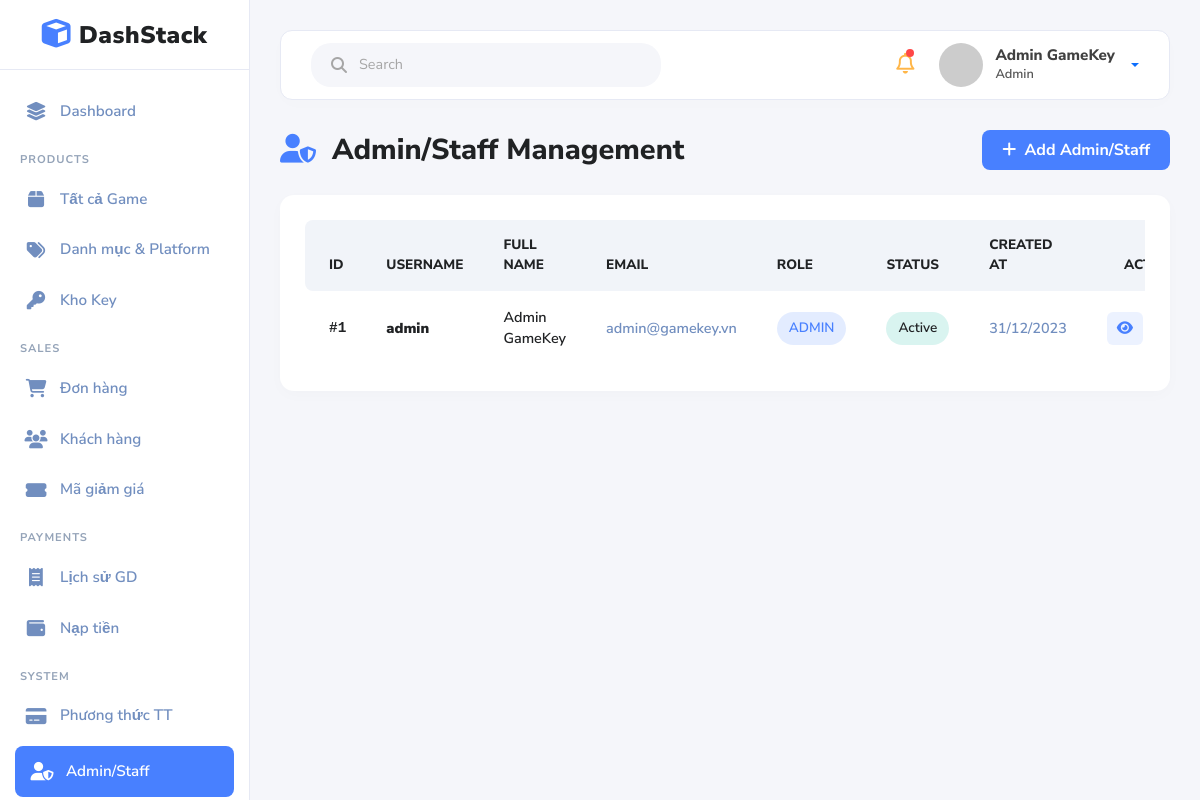
The page /admin/Admins.php (signed in) on the database its author committed.
### tables this page shows
CREATE TABLE `users` (
  `id` int(11) NOT NULL,
  `username` varchar(50) NOT NULL,
  `email` varchar(100) NOT NULL,
  `password` varchar(255) NOT NULL,
  `fullname` varchar(100) DEFAULT NULL,
  `phone` varchar(20) DEFAULT NULL,
  `avatar` varchar(255) DEFAULT NULL,
  `balance` decimal(15,2) DEFAULT 0.00,
  `role` enum('admin','customer') DEFAULT 'customer',
  `status` enum('active','locked') DEFAULT 'active',
  `two_factor_enabled` tinyint(1) DEFAULT 0,
  `created_at` timestamp NOT NULL DEFAULT current_timestamp(),
  `updated_at` timestamp NOT NULL DEFAULT current_timestamp() ON UPDATE current_timestamp(),
  `last_login` datetime DEFAULT NULL
);

### admin/Admins.php (the view, shortened to what this page needs)
<?php
include __DIR__ . '/includes/header.php';
$admins = $conn->query("SELECT * FROM users WHERE role IN ('admin', 'staff') ORDER BY id ASC")->fetchAll();
?>
<div class="page-header mt-2">
    <h2 class="page-title"><i class="fas fa-user-shield me-2 text-primary"></i> Admin/Staff Management</h2>
    <button class="btn btn-primary" data-bs-toggle="modal" data-bs-target="#addModal">
        <i class="fas fa-plus me-1"></i> Add Admin/Staff
    </button>
</div>
<div class="content-card">
    <div class="card-body p-0">
        <div class="table-responsive">
            <table class="table table-hover mb-0">
                <thead>
                    <tr>
                        <th class="ps-4">ID</th>
                        <th>USERNAME</th>
                        <th>FULL NAME</th>
                        <th>EMAIL</th>
                        <th>ROLE</th>
                        <th>STATUS</th>
                        <th>CREATED AT</th>
                        <th class="text-end pe-4">ACTIONS</th>
                    </tr>
                </thead>
                <tbody>
                    <?php if(empty($admins)): ?>
                        <tr>
                            <td colspan="8" class="text-center py-5 text-gray fw-bold">
                                <div class="mb-3"><i class="fas fa-users-slash fa-3x"></i></div>
                                No Admin/Staff accounts found.
                            </td>
                        </tr>
                    <?php else: ?>
                    <?php foreach($admins as $admin):
                    ?>
                    <tr>
                        <td class="ps-4 text-dark fw-bold font-monospace">#<?= $admin['id'] ?></td>
                        <td><strong class="text-dark"><?= $admin['username'] ?></strong></td>
                        <td><?= $admin['fullname'] ?></td>
                        <td class="text-gray"><?= $admin['email'] ?></td>
                        <td>
                            <span class="badge-role d-inline-block <?= $admin['role'] == 'admin' ? 'badge-admin' : 'badge-staff' ?>">
                                <?= $admin['role'] == 'admin' ? 'Admin' : 'Staff' ?>
                            </span>
                        </td>
                        <td>
                            <span class="badge-status d-inline-block <?= $admin['status'] == 'active' ? 'badge-active' : 'badge-locked' ?>">
                                <?= $admin['status'] == 'active' ? 'Active' : 'Locked' ?>
                            </span>
                        </td>
                        <td class="text-gray"><?= date('d/m/Y', strtotime($admin['created_at'])) ?></td>
                        <td class="text-end pe-4">
                            <div class="d-flex justify-content-end gap-2">
                                <button class="btn-action btn-view" data-bs-toggle="modal" data-bs-target="#viewModal<?= $admin['id'] ?>" title="View Details">
                                    <i class="fas fa-eye"></i>
                                </button>
                            </div>
                        </td>
                    </tr>
                    <?php endforeach; ?>
                    <?php endif; ?>
                </tbody>
            </table>
        </div>
    </div>
</div>
<?php include __DIR__ . '/includes/footer.php'; ?>

### admin/includes/header.php (style rules this page uses)
:root { --bg-body: #F5F6FA; --bg-surface: #FFFFFF; --primary: #4880FF; --text-dark: #202224; --text-gray: #718EBF; --border-color: #E6E9F4; --success-bg: #CCF0EB; --success-text: #00B69B; --warning-bg: #FFE2E5; --warning-text: #F93C65; --pending-bg: #E2E5FF; --pending-text: #6226EF; --info-bg: #FFF4DE; --info-text: #FF947A; }
body { font-family: 'Nunito Sans', sans-serif; background-color: var(--bg-body); color: var(--text-dark); margin: 0; padding: 0; overflow-x: hidden; min-height: 100vh; }
.page-title { font-size: 1.8rem; font-weight: 800; color: var(--text-dark); margin-bottom: 25px; }
.card-body { padding: 25px; }
.table { margin-bottom: 0; color: var(--text-dark); }
.table thead th { background: #F1F4F9; color: var(--text-dark); font-weight: 800; border-bottom: none; padding: 15px 20px; font-size: 0.85rem; text-transform: uppercase; }
.table thead th:first-child { border-top-left-radius: 8px; border-bottom-left-radius: 8px; }
.table thead th:last-child { border-top-right-radius: 8px; border-bottom-right-radius: 8px; }
.table tbody tr { transition: all 0.2s; border-bottom: 1px solid var(--border-color); border-top: none; }
.table tbody tr:last-child { border-bottom: none; }
.table tbody td { padding: 16px 20px; vertical-align: middle; color: var(--text-dark); font-weight: 600; font-size: 0.9rem; border: none; }
.table-responsive { overflow-x: auto; }
.btn { font-weight: 700; border-radius: 8px; padding: 8px 20px; transition: 0.3s; }
.btn-primary { background: var(--primary); border: none; }
.text-gray { color: var(--text-gray) !important; font-weight: 600; }
.text-primary { color: var(--primary) !important; }
.text-dark { color: var(--text-dark) !important; }

### admin/Admins.php (style rules this page uses)
.page-header { display: flex; justify-content: space-between; align-items: center; margin-bottom: 25px; }
.page-title { font-size: 1.8rem; font-weight: 800; color: var(--text-dark); margin: 0; }
.content-card { background: var(--bg-surface); border-radius: 14px; padding: 25px; box-shadow: 0 4px 15px rgba(0, 0, 0, 0.02); border: none; margin-bottom: 30px; }
.table th { color: var(--text-gray); font-weight: 700; border-bottom: 2px solid #EEF2F7; padding: 15px; text-transform: uppercase; font-size: 0.85rem; background: transparent; }
.table td { padding: 15px; vertical-align: middle; border-bottom: 1px solid #EEF2F7; color: var(--text-dark); font-weight: 500; }
.text-gray { color: var(--text-gray) !important; }
.badge-role { padding: 6px 12px; border-radius: 20px; font-weight: 600; font-size: 0.85rem; text-transform: uppercase; }
.badge-admin { background: rgba(72, 128, 255, 0.15); color: var(--primary); }
.badge-status { padding: 6px 12px; border-radius: 20px; font-weight: 600; font-size: 0.85rem; }
.badge-active { background: rgba(0, 182, 155, 0.15); color: var(--success); }
.btn-action { padding: 6px 10px; border-radius: 6px; border: none; font-weight: 600; transition: 0.2s; }
.btn-view { background: rgba(72, 128, 255, 0.1); color: var(--primary); }

### rows shown on the page
users: id "1", username "admin", fullname "Admin GameKey", email "admin@gamekey.vn", role "ADMIN", status "Active", created_at "31/12/2023"

### other values the page prints
$adminDisplayName "Admin GameKey"
